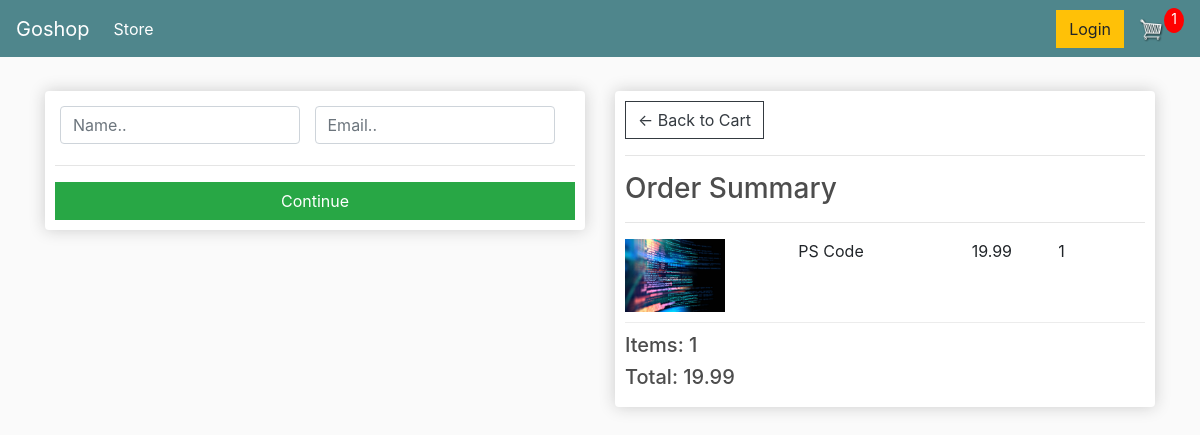
Screenshot of /checkout/ (signed in) with the database file from the repository.
### shopApp/models.py (models this page shows, shortened)
class OrderItem(models.Model):
    product = models.ForeignKey(Product, on_delete=models.SET_NULL, blank=True, null=True)
    order = models.ForeignKey(Order, on_delete=models.SET_NULL, blank=True, null=True)
    quantity = models.IntegerField(default=0, null=True, blank=True)
    date_ordered = models.DateTimeField(auto_now_add=True)
    @property
    def total(self):
        return self.product.price * self.quantity

class Product(models.Model):
    name = models.CharField(max_length=100, null=True)
    price = models.FloatField()
    digital = models.BooleanField(default=False, null=True, blank=False)
    image = models.ImageField(null=True, blank=True)

class Order(models.Model):
    customer = models.ForeignKey(Customer, on_delete=models.SET_NULL, blank=True, null=True)
    date_ordered = models.DateTimeField(auto_now_add=True)
    complete = models.BooleanField(default=False, null=True, blank=False)
    transaction_id = models.CharField(max_length=200, null=True)
    @property
    def shipping (self):
        shipping = False
        orderitems = self.orderitem_set.all()
        for i in orderitems:
            if i.product.digital == False:
                shipping = True
        return shipping
    @property
    def cart_total(self):
        orderitems = self.orderitem_set.all()
        total = sum([item.total for item in orderitems])
        return total
    @property
    def cart_items(self):
        orderitems = self.orderitem_set.all()
        total = total = sum([item.quantity for item in orderitems])
        return total

### shopApp/views.py (the view)
# urls.py: path('checkout/', views.checkout, name='checkout'),
def checkout(request):
    if request.user.is_authenticated:
        customer = request.user.customer
        order, created = Order.objects.get_or_create(customer=customer, complete=False)
        items = order.orderitem_set.all()
        cartItems = order.cart_items
    else:
        items = []
        order = { 'cart_total': 0, 'cart_items': 0, 'shipping': False}
        cartItems = order['cart_items']
    context = {
        'items': items,
        'order': order,
        'cartItems': cartItems,
    }
    return render (request, 'shopApp/checkout.html', context)

### shopApp/templates/shopApp/checkout.html (shortened to what this page needs)
{% extends 'shopApp/base.html' %}
{% load static %}
{% block content %}
     <div class="row">
		<div class="col-lg-6">
			<div class="box-element" id="form-wrapper">
				<form id="form">
					<div id="user-info">
						<div class="form-field">
							<input required class="form-control" type="text" name="name" placeholder="Name..">
						</div>
						<div class="form-field">
							<input required class="form-control" type="email" name="email" placeholder="Email..">
						</div>
					</div>
					<hr>
					<input id="form-button" class="btn btn-success btn-block" type="submit" value="Continue">
				</form>
			</div>
			<br>
		</div>
		<div class="col-lg-6">
			<div class="box-element">
				<a  class="btn btn-outline-dark" href="{% url 'cart' %}">&#x2190; Back to Cart</a>
				<hr>
				<h3>Order Summary</h3>
				<hr>
				{% for item in items%}
				<div class="cart-row">
					<div style="flex:2"><img class="row-image" src="{{ item.product.image.url }}"></div>
					<div style="flex:2"><p>{{ item.product.name }}</p></div>
					<div style="flex:1"><p>{{ item.product.price|floatformat:2 }}</p></div>
					<div style="flex:1"><p>{{ item.quantity }}</p></div>
				</div>
				{% endfor %}
				<h5>Items:   {{ order.cart_items }}</h5>
				<h5>Total:   {{ order.cart_total }}</h5>
			</div>
		</div>
	</div>
{% endblock content %}

### static/css/main.css (style rules this page uses)
body { background-color: hsl(0, 0%, 98%); }
h1,h2,h3,h4,h5,h6 { color:hsl(0, 0%, 30%); }
.box-element { box-shadow:hsl(0, 0%, 80%) 0 0 16px; background-color: #fff; border-radius: 4px; padding: 10px; }
.col-lg-4, .col-lg-6, .col-lg-8, .col-lg-12 { margin-top: 10px; }
.btn { border-radius: 0; }
.row-image { width: 100px; }
.form-field { width:250px; display: inline-block; padding: 5px; }
.cart-row { display: flex; align-items: flex-stretch; padding-bottom: 10px; margin-bottom: 10px; border-bottom: 1px solid #ececec; }

### rows the page displays
OrderItem: product.image (picture), product.name "PS Code", product.price "19.99", quantity "1"
Order: cart_items "1", cart_total "19.99"

### other values shown
{{ cartItems }} "1"
